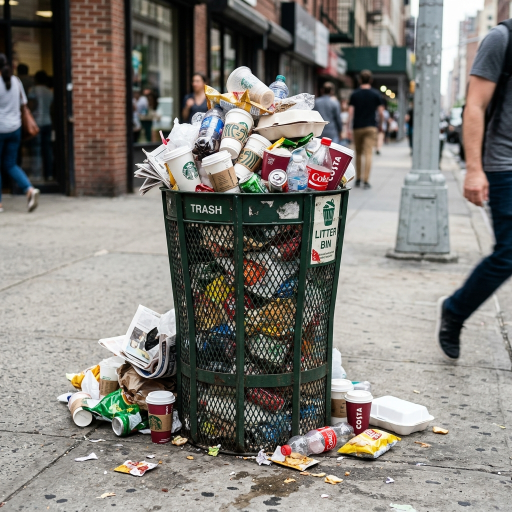
#> input picture wdp-agent/assets/trash_sample.png, 1024 x 1024 px (shown at 1/2 size)
$ python -i image_processing.py   (imports and definitions only)   (older library calls are emulated)
#> lines starting #> are read from the running program, lines starting #| are printed output that depends on the picture
import os
from PIL import Image, ImageStat

try:
    import cv2
except Exception:  # OpenCV is optional at runtime.
    cv2 = None


def _safe_round(value, digits=2):
    try:
        return round(float(value), digits)
    except Exception:
        return 0.0


def extract_features(filepath):
    """Extract simple visual characteristics from an uploaded image."""
#> called with filepath = 'wdp-agent/assets/trash_sample.png'
    features = {
        "file_size_kb": 0,
        "width": 0,
        "height": 0,
        "avg_color_hex": "#000000",
        "brightness": 0.0,
        "contrast_level": 0.0,
        "quality_score": 100,
        "quality_warning": "",
    }

    warnings = []

    if not os.path.exists(filepath):
        features["quality_score"] = 0
        features["quality_warning"] = "Fichier introuvable"
        return features

    features["file_size_kb"] = int(os.path.getsize(filepath) / 1024)

    try:
        with Image.open(filepath) as img:
#> img is the input picture: PIL image 1024x1024 RGB; mean R, G, B 129, 125.5, 119.8
            features["width"], features["height"] = img.size
            img_rgb = img.convert("RGB")
            stat = ImageStat.Stat(img_rgb)
            r, g, b = [int(v) for v in stat.mean]
#> r = 129; g = 125; b = 119
            features["avg_color_hex"] = f"#{r:02x}{g:02x}{b:02x}"
            features["brightness"] = _safe_round(0.299 * r + 0.587 * g + 0.114 * b)

            gray = img.convert("L")
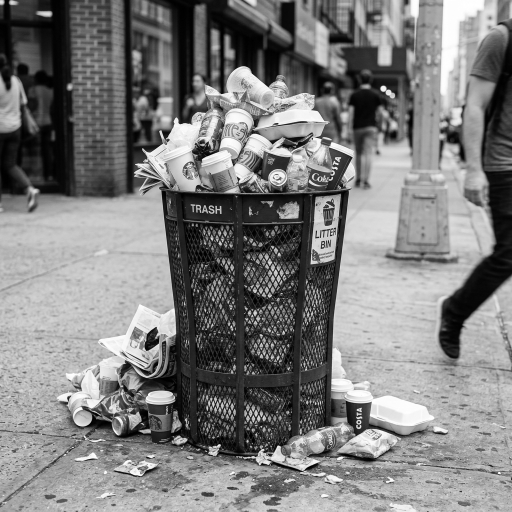
#> gray: PIL image 1024x1024 L (shown at 1/2 size); min 0, max 255, mean 125.9
            gray_stat = ImageStat.Stat(gray)
            features["contrast_level"] = _safe_round(gray_stat.stddev[0])
    except Exception as exc:
        features["quality_score"] = 30
        features["quality_warning"] = f"Erreur d'analyse image : {exc}"
        return features

    if features["width"] < 300 or features["height"] < 300:
        features["quality_score"] -= 25
        warnings.append("image trop petite")

    if features["brightness"] < 45:
        features["quality_score"] -= 20
        warnings.append("image très sombre")

    if features["file_size_kb"] > 5000:
        features["quality_score"] -= 10
        warnings.append("image lourde")

    if cv2 is not None:
        try:
            cv_img = cv2.imread(filepath)
            if cv_img is not None:
                gray = cv2.cvtColor(cv_img, cv2.COLOR_BGR2GRAY)
#> gray: shape (1024, 1024)
                blur_score = cv2.Laplacian(gray, cv2.CV_64F).var()
#> blur_score = 1690.4
                if blur_score < 50:
                    features["quality_score"] -= 15
                    warnings.append("image possiblement floue")
        except Exception:
            # Keep the Pillow-based result if OpenCV fails.
            pass

    features["quality_score"] = max(0, min(100, int(features["quality_score"])))
    features["quality_warning"] = ", ".join(warnings) if warnings else "OK"
    return features

>>> result = extract_features('wdp-agent/assets/trash_sample.png')
#> result = {'file_size_kb': 905, 'width': 1024, 'height': 1024, 'avg_color_hex': '#817d77', 'brightness': 125.5, 'contrast_level': 72.39, 'quality_score': 100, 'quality_warning': 'OK'}
